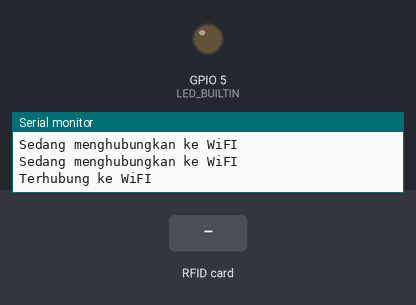
The sketch below on a simulated ESP8266 (NodeMCU). On the bench: output pins drawn as LEDs (lit = HIGH), the last lines printed to the serial monitor. Dashed ring = blinking. The test bench sets the inputs (shaded band). WiFi joins after 1.5 s; servers stay silent unless stated; uploads are accepted with an empty reply.

Above: at 3.2 s.
3.3 s: RFID card C3 D1 04 12 held to the reader
At 4.4 s:
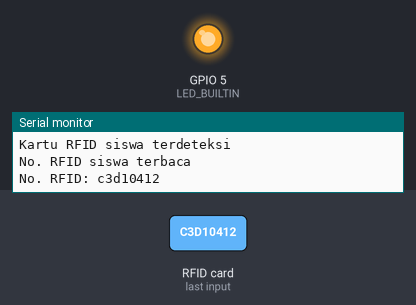
6.3 s: RFID card 83 3B BA 0D held to the reader
At 6.7 s:
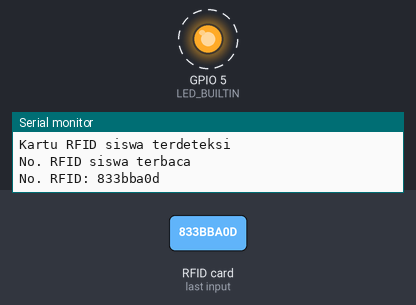
7.8 s: RFID card F5 E5 4E 65 held to the reader
Timing chart, 0 to 11.5 s (numbered marks = the images above; inputs shaded):
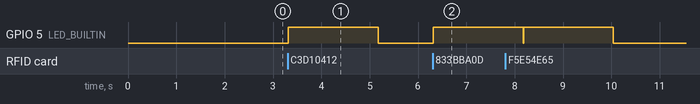

The sketch:

send_data.ino
```cpp
#include <SPI.h>
#include <MFRC522.h>
#include <ESP8266WiFi.h>

#define SS_PIN 15
#define RST_PIN 4
#define LED_BUILTIN 5

MFRC522 rfid(SS_PIN, RST_PIN);  // Objek MFRC522 untuk komunikasi RFID

const char *ssid = "edison";
const char *password = "1sampee8";

const char *server = "192.168.43.23"; // Alamat IP server atau nama domain
const int serverPort = 80;
const char *apiEndpoint = "/IoT_Project_RFID/api/create_data.php";

// Definisikan daftar pasangan ID tag dan nama
const int numTags = 3;  // Jumlah tag yang diketahui
String knownTags[numTags] = {"c3d10412", "833bba0d", "f5e54e65"}; // ID tag siswa
String knownNames[numTags] = {"Firman", "Andi", "Budi"};  // Nama yang sesuai

void setup() {
  Serial.begin(9600);     // Mulai serial monitor
  SPI.begin();            // Mulai bus SPI
  rfid.PCD_Init();        // Inisialisasi modul RFID
  pinMode(LED_BUILTIN, OUTPUT);  // Atur pin LED sebagai output

  // Sambungkan ke jaringan WiFi
  WiFi.begin(ssid, password);
  while (WiFi.status() != WL_CONNECTED) {
    delay(1000);
    Serial.println("Sedang menghubungkan ke WiFI");
  }
  Serial.println("Terhubung ke WiFI");
}

void loop() {
  // Cek apakah ada tag yang terdeteksi
  if (rfid.PICC_IsNewCardPresent()) {
    Serial.println("Kartu RFID siswa terdeteksi");
    if (rfid.PICC_ReadCardSerial()) {
      Serial.println("No. RFID siswa terbaca");

      // Mendapatkan ID tag dalam bentuk hexa
      String tagID = "";
      for (byte i = 0; i < rfid.uid.size; i++) {
        tagID += (rfid.uid.uidByte[i] < 0x10 ? "0" : "");
        tagID += String(rfid.uid.uidByte[i], HEX);
      }
      Serial.println("No. RFID: " + tagID);

      if (tagID.length() == 0) {
        Serial.println("Error: UID is empty.");
      } else {
        // Cari nama yang sesuai dengan ID tag
        String name = "(Nama siswa tidak diketahui)";  // Default nama jika ID tidak dikenal
        for (int i = 0; i < numTags; i++) {
          if (tagID.equalsIgnoreCase(knownTags[i])) {
            name = knownNames[i];
            break;
          }
        }

        // Nyalakan LED sebagai indikasi tag terdeteksi
        digitalWrite(LED_BUILTIN, HIGH);

        // Kirim data ke server menggunakan HTTP POST
        if (sendDataToServer(tagID, name)) {
          Serial.println("Data terkirim ke server.");
        } else {
          Serial.println("Gagal mengirim data ke server.");
        }

        delay(500);  // Tunda selama 0.5 detik
        digitalWrite(LED_BUILTIN, LOW);  // Matikan LED
      }
    } else {
      Serial.println("Gagal membaca no. RFID");
    }
  }

  rfid.PICC_HaltA();  // Hentikan operasi saat ini
}

bool sendDataToServer(String tagID, String name) {
  WiFiClient client;
  if (!client.connect(server, serverPort)) {
    Serial.println("Gagal terhubung ke server.");
    return false;
  }

  // Membuat payload untuk dikirim ke API
  String payload = "{\"tag\":\"" + tagID + "\", \"nama\":\"" + name + "\"}";

  // Kirim permintaan POST ke API
  client.print(String("POST ") + apiEndpoint + " HTTP/1.1\r\n");
  client.print(String("Host: ") + server + "\r\n");
  client.print("Content-Type: application/json\r\n");
  client.print("Content-Length: " + String(payload.length()) + "\r\n");
  client.print("\r\n");
  client.print(payload);

  // Tunggu respons dari server
  while (client.connected() && !client.available()) {
    delay(10);
  }

  // Baca respons dari server
  String response = "";
  while (client.available()) {
    response += client.readStringUntil('\r');
  }
  client.stop();

  // Tampilkan respons server
  Serial.println("Respons dari Server:");
  Serial.println(response);

  // Cek respons untuk mengetahui apakah berhasil atau tidak
  if (response.indexOf("Data Created Successfully") != -1) {
    // Tampilkan data yang dikirim dalam bentuk JSON
    Serial.println("Data yang dikirim:");
    Serial.println("{");
    Serial.println("  \"tag\": \"" + tagID + "\",");
    Serial.println("  \"name\": \"" + name + "\"");
    Serial.println("}");
    return true;
  } else {
    return false;
  }
}
```

Measured:
- after the input at 3.3 s, GPIO 5 (LED_BUILTIN): LOW → HIGH at once, → LOW 1.9 s later
- after the input at 6.3 s, GPIO 5 (LED_BUILTIN): LOW → HIGH at once
